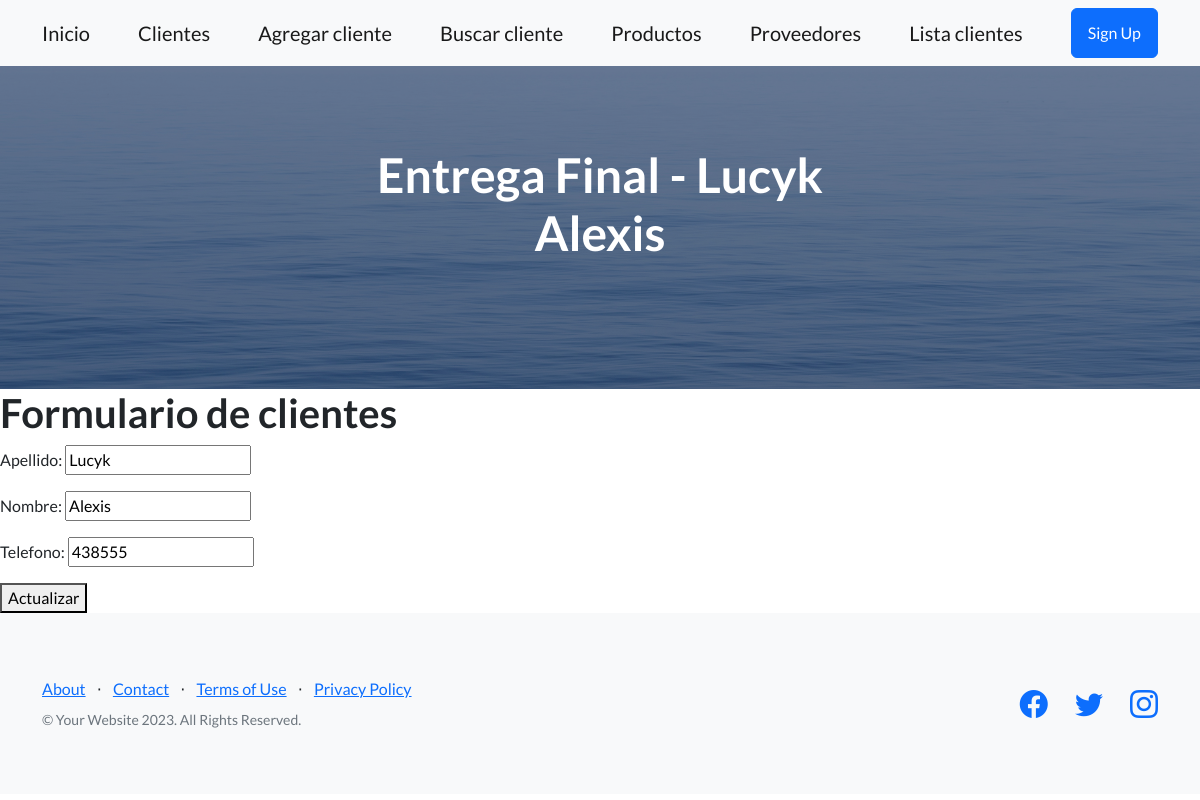
Before: /app-tercera/editar-cliente/1 with the older database file.
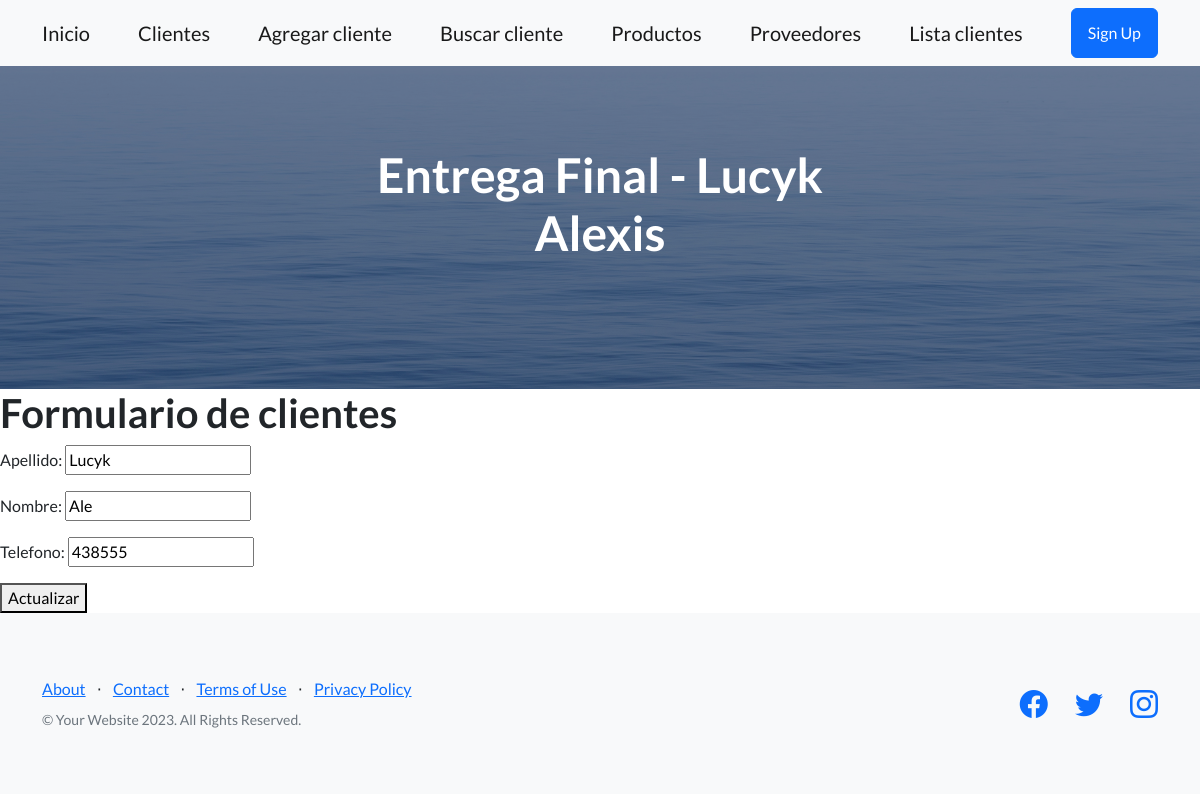
After: the same page with the newer database file.
### AppTercera/models.py (models this page shows, shortened)
class Cliente(models.Model):
    apellido=models.CharField(max_length=30)
    nombre=models.CharField(max_length=30)
    telefono=models.IntegerField()

### AppTercera/views.py (the view)
# urls.py: path('editar-cliente/<int:id>', editarCliente, name='Editar_Cliente'),
def editarCliente(req, id):
    cliente = Cliente.objects.get(id=id)
    if req.method == 'POST':
        miFormulario=ClienteFormulario(req.POST)
        if miFormulario.is_valid():
            print(miFormulario.cleaned_data)
            data=miFormulario.cleaned_data
            cliente.nombre=data['nombre']
            cliente.apellido=data['apellido']
            cliente.telefono=data['telefono']
            cliente.save()
            return render(req, 'inicio.html', {'mensaje': 'Cliente actualizado con exito.'})
        else:
          return render(req, 'inicio.html', {'mensaje': 'formulario invalido'})
    else:
        miFormulario=ClienteFormulario(initial={
            'nombre': cliente.nombre,
            'apellido': cliente.apellido,
            'telefono': cliente.telefono,
        })
        return render(req, 'editarCliente.html', {'miFormulario': miFormulario, 'id': cliente.id})

### AppTercera/forms.py
class ClienteFormulario(forms.Form):
    apellido=forms.CharField(required=True)
    nombre=forms.CharField(required=True)
    telefono=forms.IntegerField()

### AppTercera/templates/editarCliente.html
{% extends 'padre.html' %}
{% block contenidoQueCambia %}
<h1>Formulario de clientes</h1>
<form action="{% url 'Editar_Cliente' id %}" method="post">{% csrf_token %}
    {{miFormulario.as_p}}
    <button type="submit">Actualizar</button>
</form>
{% endblock contenidoQueCambia %}

Changed rows visible on the page:
changed Cliente "Lucyk": nombre "Alexis" → "Ale"
